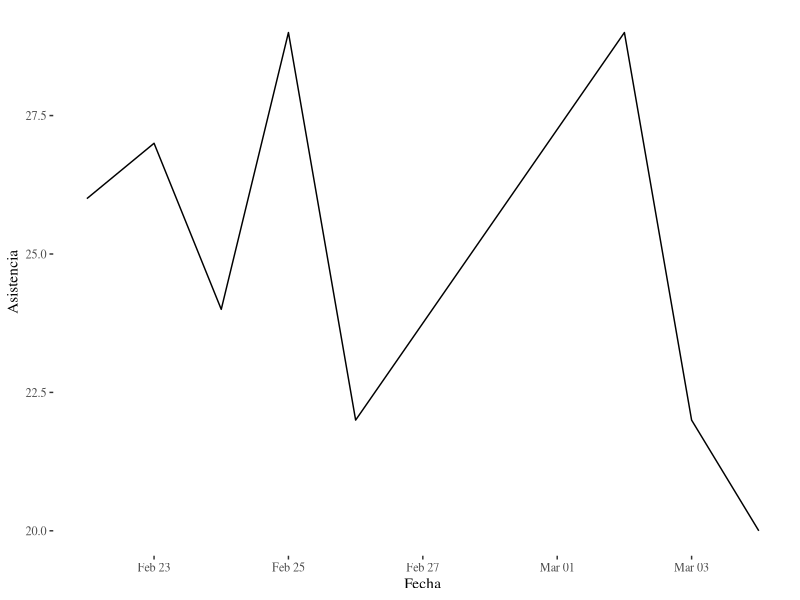
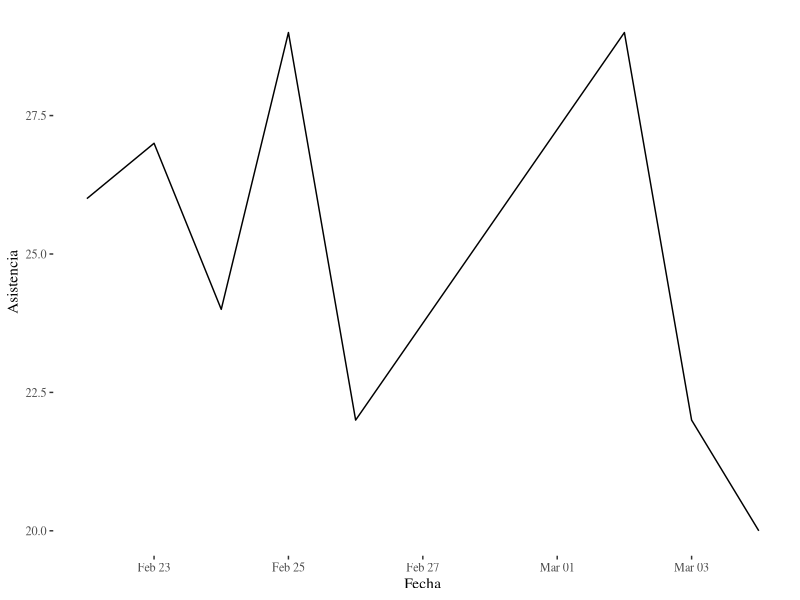

Write R code to recreate these figures, in order.
library("ggplot2")
library("ggthemes")

data <- read.csv("data/asistencia.csv")

data$Fecha <- as.Date( data$Fecha, "%Y-%m-%d")
ggplot(data,aes(x=Fecha,y=Asistencia))+geom_line()+theme_tufte()
ggsave("data/asistencia.png", width=12, height=8)
